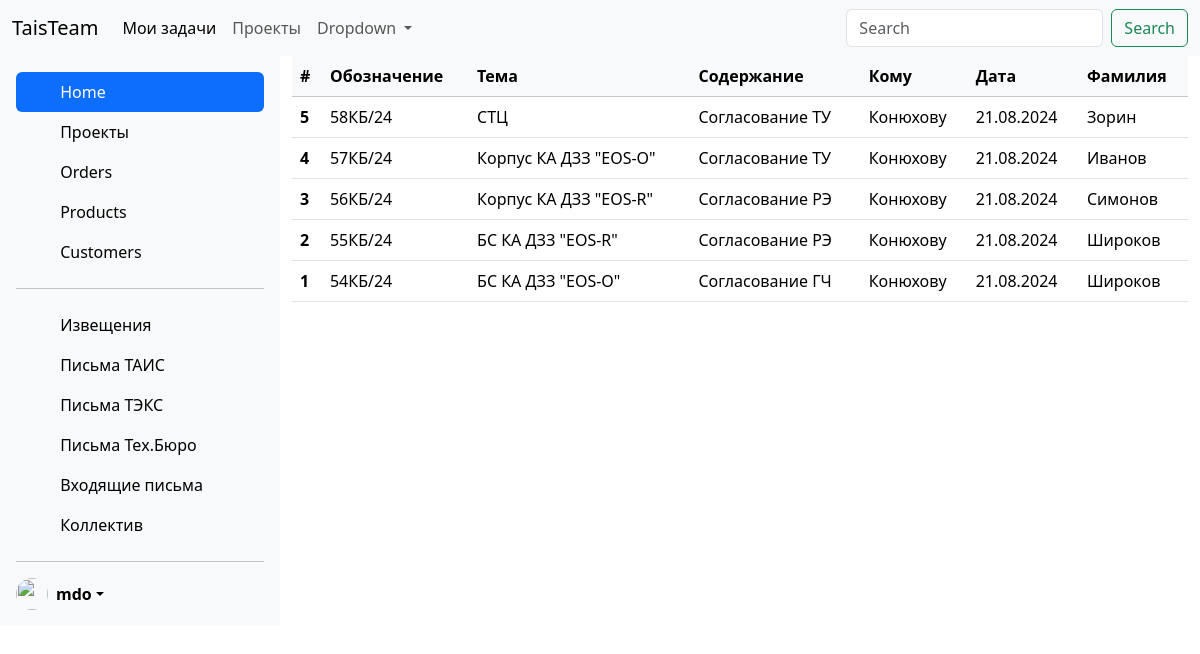
The page /letters_teks/ on the database its author committed.
### projects/models.py (models this page shows, shortened)
class LettersTeks(models.Model):
    notification = models.CharField(max_length=10)
    project = models.ForeignKey('Project', on_delete=models.PROTECT, null=True)
    content = models.CharField(max_length=255)
    to_whom = models.CharField(max_length=30)
    date = models.DateField(auto_now_add=True)
    worker = models.CharField(max_length=30)
    time_create = models.DateTimeField(auto_now_add=True)
    time_update = models.DateTimeField(auto_now=True)
    class Meta:
        ordering = ['-notification']

class Project(models.Model):
    title = models.CharField(max_length=100)
    time_create = models.DateTimeField(auto_now_add=True)
    time_update = models.DateTimeField(auto_now=True)

### projects/views.py (the view)
# urls.py: path('letters_teks/', views.LettersTeksView.as_view(), name='letters_teks'),
class LettersTeksView( ListView):
    model = LettersTeks
    template_name = 'projects/letters_teks.html'
    context_object_name = 'posts'

### projects/templates/projects/letters_teks.html
{% extends 'base2.html' %}
{% block content %}
  <table class="table table-hover">
   <thead class="table-light">
    <tr>
      <th scope="col">#</th>
      <th scope="col">Обозначение</th>
      <th scope="col">Тема</th>
      <th scope="col">Содержание</th>
      <th scope="col">Кому</th>
      <th scope="col">Дата</th>
      <th scope="col">Фамилия</th>
    </tr>
  </thead>
    <tbody>
    {% for p in posts %}
    <tr>
      <th scope="row">{{ p.id }}</th>
      <td>{{ p.notification }}</td>
      <td>{{ p.project.title }}</td>
      <td>{{ p.content }}</td>
      <td>{{ p.to_whom }}</td>
      <td>{{ p.date|date:"d.m.Y"  }}</td>
      <td>{{ p.worker }}</td>
    </tr>
    {% endfor %}
  </tbody>
</table>
{% endblock %}

### rows shown on the page
LettersTeks: id "5", notification "58КБ/24", project "СТЦ", content "Согласование ТУ", to_whom "Конюхову", date "21.08.2024", worker "Зорин"
LettersTeks: id "4", notification "57КБ/24", project "Корпус КА ДЗЗ \"EOS-O\"", content "Согласование ТУ", to_whom "Конюхову", date "21.08.2024", worker "Иванов"
LettersTeks: id "3", notification "56КБ/24", project "Корпус КА ДЗЗ \"EOS-R\"", content "Согласование РЭ", to_whom "Конюхову", date "21.08.2024", worker "Симонов"
LettersTeks: id "2", notification "55КБ/24", project "БС КА ДЗЗ \"EOS-R\"", content "Согласование РЭ", to_whom "Конюхову", date "21.08.2024", worker "Широков"
LettersTeks: id "1", notification "54КБ/24", project "БС КА ДЗЗ \"EOS-O\"", content "Согласование ГЧ", to_whom "Конюхову", date "21.08.2024", worker "Широков"
